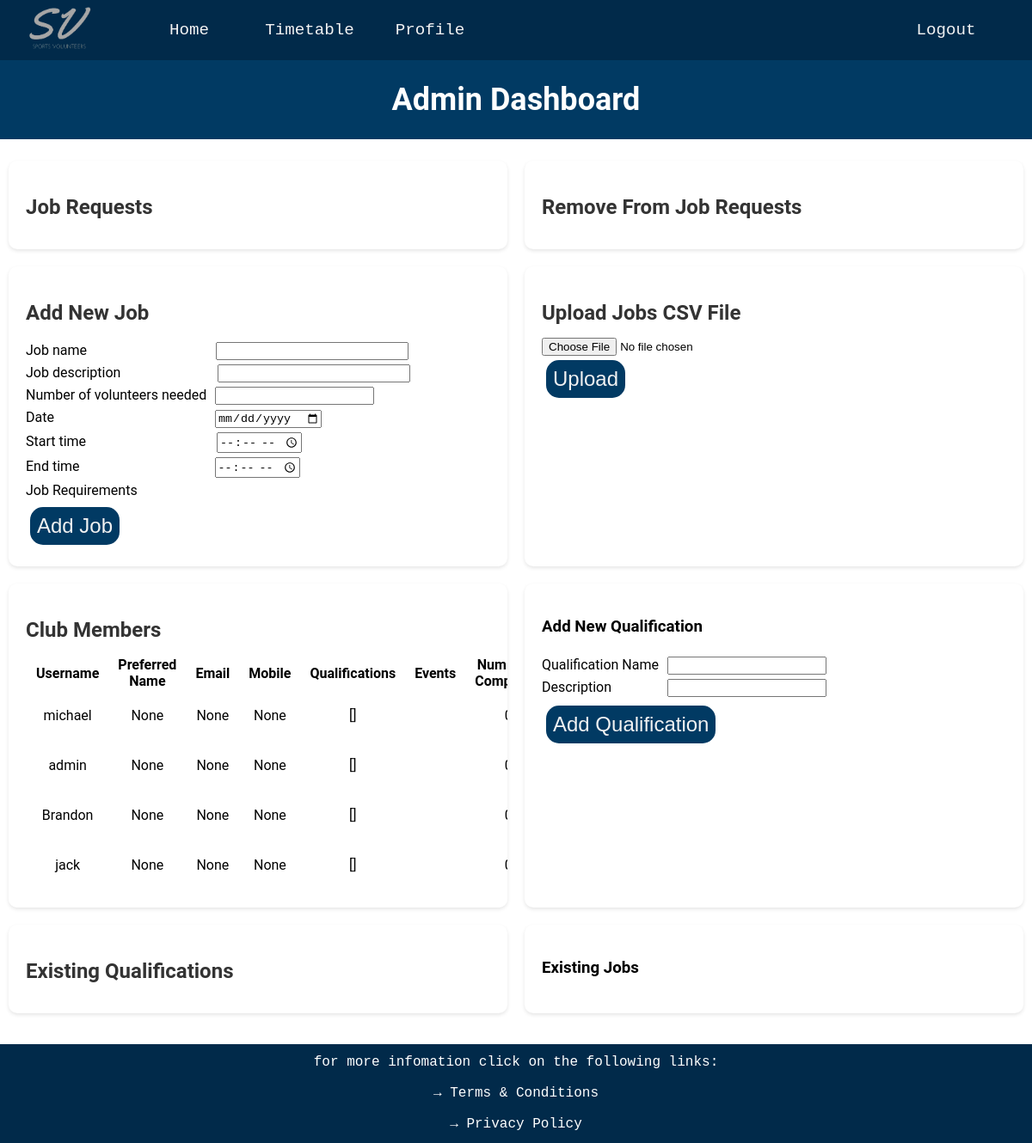
/admin, run on an earlier commit of the app's database.
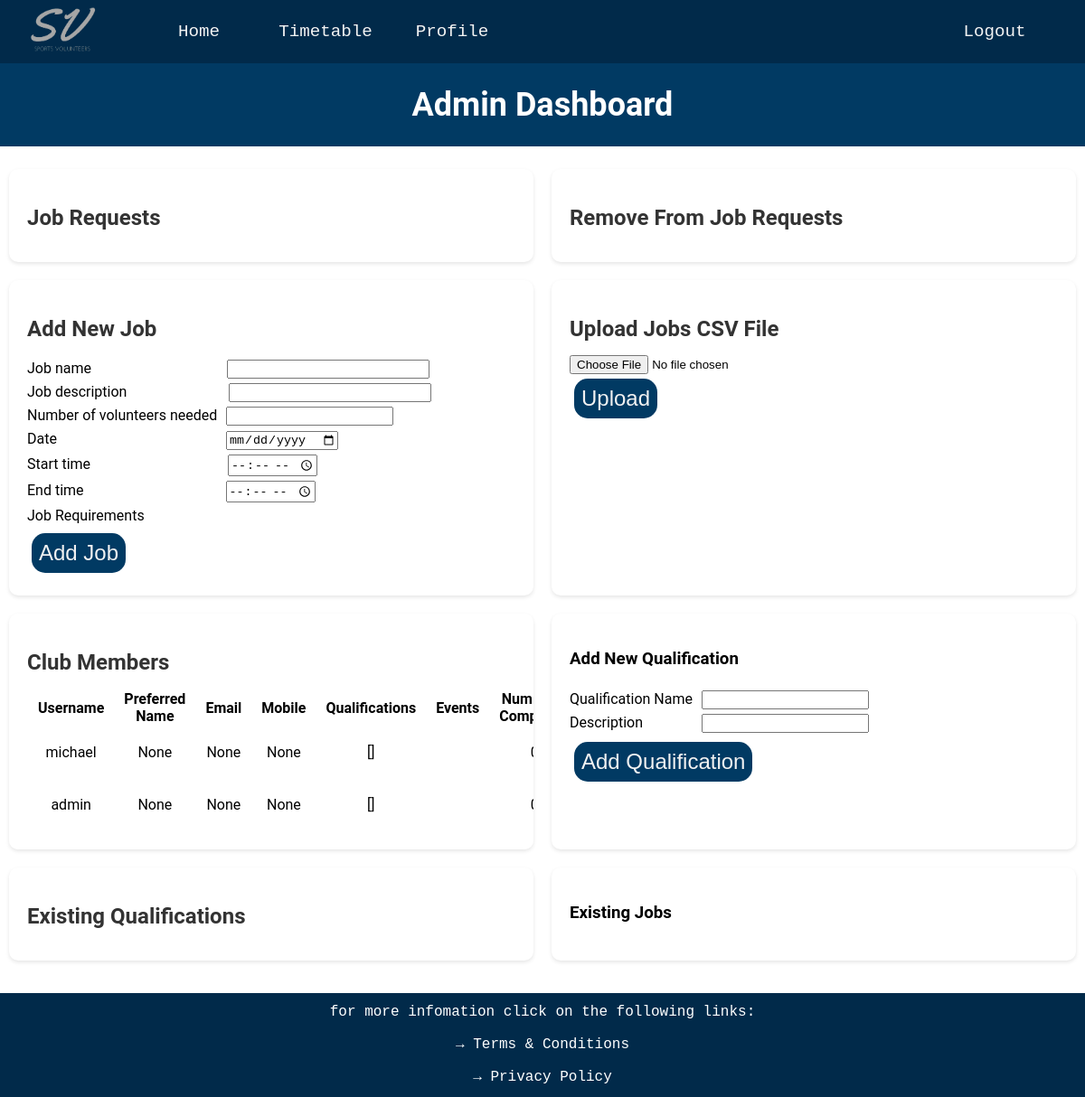
And on a later commit of the database.
### website/databases.py (models this page shows, shortened)
class User(UserMixin, db.Model):
    __tablename__ = 'users'
    user_id = db.Column(db.Integer, primary_key=True, autoincrement=True)
    username = db.Column(db.String(16), index=True, unique=True)
    password_hash = db.Column(db.String(64))
    email = db.Column(db.String(30))
    mobile = db.Column(db.String(15))
    preferred_name = db.Column(db.String(15))
    jobs_completed = db.Column(db.Integer)
    admin = db.Column(db.Boolean)
    details = db.Column(db.String(255))
    qualifications = db.relationship('Qualification', secondary=user_qualifications,
                                     backref=db.backref('users', lazy='subquery'))
    jobs = db.relationship('Jobs', secondary='user_job_link',
                           backref=db.backref('assigned_users', lazy='dynamic'))

### website/routes.py (the view, shortened to what this page needs)
@app.route('/admin', methods=['GET', 'POST'])
def admin():
    users = User.query.order_by(desc(User.jobs_completed)).all()
    qualifications = Qualification.query.all()
    new_job_form = newJobForm()
    jobs = Jobs.query.all()
    requests = Requests.query.join(User).order_by(User.jobs_completed).all()
    remove_requests = RemoveRequests.query.join(User).order_by(User.jobs_completed).all()
    new_job_form.job_requirements.choices = [(q.qualifications_id, q.qualification_name) for q in qualifications]
    qualification_form = QualificationForm()
    return render_template('admin.html', users=users, new_job_form=new_job_form, qualification_form=qualification_form,
                           qualifications=qualifications, requests = requests, remove_requests = remove_requests, jobs = jobs)

### website/forms.py
class newJobForm(FlaskForm):
    job_name = StringField('Job name', validators=[input_required()])
    job_description = StringField('Job description', validators=[input_required()])
    volunteers_needed = IntegerField('Number of volunteers needed', validators=[input_required(), NumberRange(min=0)])
    start_time = TimeField('Start time', validators=[input_required()])
    end_time = TimeField('End time', validators=[input_required()])
    date = DateField('Date', validators=[input_required()], format='%Y-%m-%d')
    job_requirements = MultiCheckboxField('Job Requirements', coerce=int)
    submit = SubmitField('Add Job')

class QualificationForm(FlaskForm):
    qualification_name = StringField('Qualification Name', validators=[input_required()])
    qualification_description = StringField('Description', validators=[input_required()])
    submit = SubmitField('Add Qualification')

### website/templates/admin.html (shortened to what this page needs)
{% extends "layout.html" %}
{% block page_content %}
<div class="p-title-box">
    <h1 class = 'profile-title'>Admin Dashboard</h1>
</div>
<div class="admin-container">
    <div class="admin-box admin-scrollable-box">
        <h2>Job Requests</h2>
    </div>
    <div class="admin-box admin-scrollable-box">
        <h2>Remove From Job Requests</h2>
    </div>
    <div class="admin-box">
        <h2>Add New Job</h2>
        <div class="admin-new-job">
        <form action="" method="POST">
            <div>
                {{ new_job_form.job_name.label }} {{ new_job_form.job_name(class="admin-new-job-name") }}
            </div>
            <div>
                {{ new_job_form.job_description.label }} {{ new_job_form.job_description(class="admin-new-job-desc") }}
            </div>
            <div>
                {{ new_job_form.volunteers_needed.label }} {{ new_job_form.volunteers_needed(class="admin-new-job-vol") }}
            </div>
            <div>
                {{ new_job_form.date.label }} {{ new_job_form.date(class="admin-new-job-date") }}
            </div>
            <div>
                {{ new_job_form.start_time.label }} {{ new_job_form.start_time(class="admin-new-job-stime") }}
            </div>
            <div>
                {{ new_job_form.end_time.label }} {{ new_job_form.end_time(class="admin-new-job-etime") }}
            </div>
            <div>
                {{ new_job_form.job_requirements.label }}
            </div>
            <div>
                {{ new_job_form.submit() }}
            </div>
        </form>
        </div>
    </div>
    <div class="admin-box">
        <h2>Upload Jobs CSV File</h2>
        <form method="POST" action="/upload_jobs" enctype="multipart/form-data">
            <input type="file" name="file">
            <br>
            <input type="submit" value="Upload" class="btn">
        </form>
    </div>
    <div class="admin-box admin-scrollable-box">
        <h2>Club Members</h2>
        <table class="admin-club-member">
            <thead class="admin-club-table">
                <tr>
                    <th>Username</th>
                    <th>Preferred Name</th>
                    <th>Email</th>
                    <th>Mobile</th>
                    <th>Qualifications</th>
                    <th>Events</th>
                    <th>Num Jobs Completed</th>
                </tr>
            </thead>
            <tbody>
            {% for user in users %}
            <tr>
                <td>{{ user.username }}</td>
                <td>{{ user.preferred_name }}</td>
                <td>{{ user.email }}</td>
                <td>{{ user.mobile }}</td>
                <td>{{ user.qualifications }}</td>
                <td>{{ user.events }}</td>
                <td>{{ user.jobs_completed }}</td>
            </tr>
            {% endfor %}
            </tbody>
        </table>
    </div>
    <div class="admin-box">
        <h3>Add New Qualification</h3>
        <form action="" method="POST">
            <div class="admin-new-qual">
                <div>
                    {{ qualification_form.qualification_name.label }} {{ qualification_form.qualification_name(class="admin-new-qual-name") }}
                </div>
                <div>
                    {{ qualification_form.qualification_description.label }} {{ qualification_form.qualification_description(class="admin-new-qualdesc") }}
                </div>
                <div>
                    {{ qualification_form.submit() }}
                </div>
            </div>
        </form>
    </div>
    <div class="admin-box admin-scrollable-box">
        <h2>Existing Qualifications</h2>
    </div>
    <div class="admin-box admin-scrollable-box">
        <h3>Existing Jobs</h3>
    </div>
</div>
{% endblock %}

### website/templates/layout.html (shortened to what this page needs)
<!DOCTYPE html>
{% import "bootstrap/wtf.html" as wtf %}
<head>
    <link rel=stylesheet type=text/css href="{{ url_for('static', filename='styles.css') }}">
</head>
<div id="page-container">
    <ul class="navbar">
        <li>
            <div class="navbar_box_logo">
                <a class="navbar_item" href="{{ url_for('home') }}">
                    <img class="top_logo"
                        src="{{ url_for('static', filename='images/darker_logo.png') }}"
                        onmouseover="this.src='{{ url_for('static', filename='images/light_logo.png') }}'"
                        onmouseout="this.src='{{ url_for('static', filename='images/darker_logo.png') }}'"
                        alt="logo image" />
                </a>
            </div>
        </li>
        <li style="margin-left: 10px">
            <div class="navbar_box">
                <a class="navbar_item" href="{{ url_for('home') }}">Home</a>
            </div>
        </li>
        <li>
            <div class="navbar_box">
                <a class="navbar_item" href="{{ url_for('timetable') }}">Timetable</a>
            </div>
        </li>
        <li>
            <div class="navbar_box">
                <a class="navbar_item" href="{{ url_for('profile') }}">Profile</a>
            </div>
        </li>
        <li class = "navbar_right">
            <div class="navbar_box">
                <a class="navbar_item" href="{{ url_for('logout') }}">Logout</a>
            </div>
        </li>
    </ul>
    <div id = "content-wrap">
        {% block page_content %}{% endblock %}
    </div>
</div>
<footer class="footer">
    <p class = 'footer_text'>for more infomation click on the following links:</p>
    <p><a href="{{ url_for('terms') }}" class = 'footer_link'>→ Terms & Conditions</a></p>
    <p><a href="{{ url_for('privacy')}}" class = 'footer_link'>→ Privacy Policy</a></p>
</footer>

### website/static/styles.css (style rules this page uses)
.navbar { list-style-type: none; padding: 0; overflow: hidden; background-color: #012A4A; position: sticky; top: 0px; margin: 0px; z-index: 1; }
.navbar_box_logo { height: 50px; width: 140px; margin-top: 10px; margin-bottom: 10px; }
.navbar_box { height: 50px; width: 140px; margin-top: 10px; margin-bottom: 10px; }
li { float: left; }
.navbar_right { float: right; margin-right: 30px; }
.navbar_item { display: block; text-decoration: none; font-family: Andale Mono, monospace; color: #F3F3F3; font-size: 120%; text-align: center; padding: 10% 10%; }
#page-container { position: relative; min-height: 100vh; }
#content-wrap { overflow: auto; }
.top_logo { height: 80px; width: 80px; text-align: center; display: flex; margin-left: 15px; margin-top: -30px; }
.footer { width: 100%; height: 115px; background-color: #012A4A; text-align: center; margin-top: auto; }
.footer_text, .footer_link { color: white; text-decoration: none; font-family: Andale Mono, monospace; font-size: 16px; text-align: center; }
.footer_text { padding-top: 12px; }
.btn { display: inline-block; background: #3bb4ff; color: #fff; padding: 8px 30px; margin: 30px 0; border-radius: 30px; transition: background 0.5s; }
.profile-title, .timetable-title { text-align: center; font-size: 3vw; color: white; }
.p-title-box, .timetable-title-box { background-color: #013A63; padding: 1px; margin-bottom: 25px; }
input[type='submit' i] { display: inline-block; margin: 5px; background-color: #013A63; color: #F2F2F2; border: none; outline: none; cursor: pointer; border-radius: 0; font-size: 3vh; padding: 0.5rem; border-radius: 15px; }
.admin-container { display: flex; flex-wrap: wrap; justify-content: space-around; margin-top: 20px; }
.admin-box { background-color: #ffffff; border-radius: 10px; box-shadow: 0 2px 4px rgba(0,0,0,0.1); width: 45%; margin-bottom: 20px; padding: 20px; }
.admin-scrollable-box { max-height: 400px; overflow: auto; }
.admin-box h2 { color: #333; margin-bottom: 15px; }
.admin-new-job div, .admin-new-qual div { padding-top:5px; }
.admin-new-job-name, .admin-new-job-desc { width: 40%; margin-left:146px; max-width:40%; }
.admin-new-job-desc { margin-left:109px; }
.admin-new-job-vol, .admin-new-qual-name { margin-left: 6px; }
.admin-new-job-stime { margin-left:148px; }
.admin-new-job-etime { margin-left:153px; }
.admin-new-job-date { margin-left:183px; }
.admin-club-member tr:nth-child(n+1) { text-align: center; }
.admin-club-table th { padding:0px 10px; }
.admin-new-qualdesc { margin-left: 61px; }

What changed in the data, as far as the page shows it:
removed User: username "Brandon", preferred_name "None", email "None", mobile "None", qualifications "[]"
removed User: username "jack", preferred_name "None", email "None", mobile "None", qualifications "[]"
